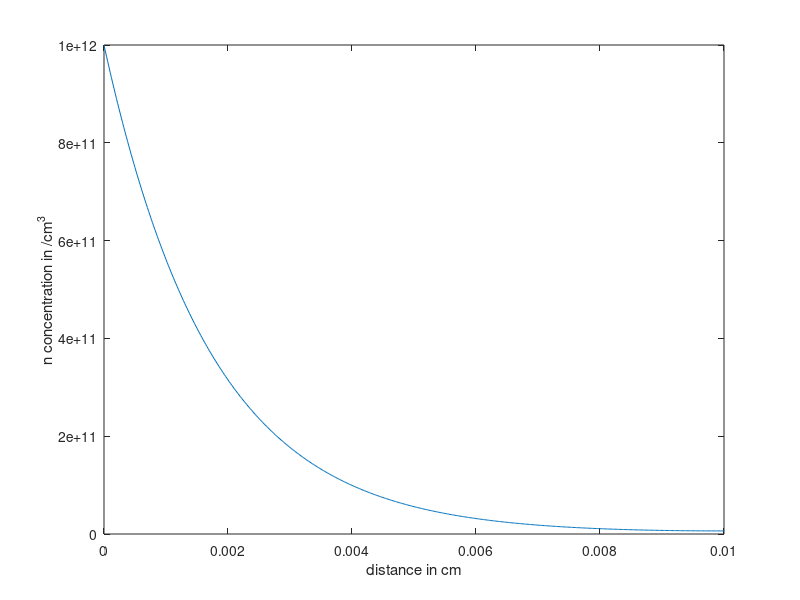

Here is the MATLAB script that generated this plot: (Note: this script raises an error after producing the figure.)

itr = 500;
distance= 100*10^-4;
h = distance/itr;
D = 30;
t = 10^-7;
pt_a = 10^12;
pt_b = 0;
n_old = zeros(itr,1);
n_new = zeros(itr,1);
J = zeros(itr,itr);
B = zeros(itr,1);
del_B = zeros(itr,1);
x = zeros(itr,1);
F = zeros(itr,1);
dum = 0;
n_old(1) = pt_a;
n_new(1) = pt_a;
n_old(itr) = pt_b;
n_new(itr) = pt_b;
k =10
x(1) =  0;
x(itr) = h*itr;
for i = 2:itr-1
    x(i) = (i-1)*h;
    J(i,i-1)= 1;
    J(i,i)  = -1*(2 + h*h/(D*t));
    J(i,i+1)= 1;
end
J(1,1) = 1;
J(itr,itr) = -1*(1-(k*h/D));
%J(itr,itr) = 1;
J(itr,itr-1) = 1;
B(1) = pt_a;
n_old = (J^-1)*B;

n_new =n_old
% figure(1)
% semilogy(x,n_old)
figure(1)
plot(x,n_old)
xlabel('distance in cm')
ylabel('n concentration in /cm^3')
partb = n_old;
syms m


%hold on 
%plot(x1,n(:,49))
A=1.084e+07;
B=9.99e+11;
figure(22)
hold on
ezplot(A*exp(m/(sqrt(D*t))) + B*exp(-1*m/(sqrt(D*t))), [0,distance ])
plot(x,n_old)
title('Analytical and Numerical ')
legend('Analytical', 'Numerical')
xlabel('distance in cm')
ylabel('n concentration in /cm^3')
hold off
%flux
flux = zeros(itr-1)
for i = 2: itr
    flux(i) =-1*D*(n_new(i) - n_new(i-1))/h;
end
figure(3)
plot(x(2:itr),flux(2:itr))
title('Flux')
xlabel('distance in cm')
ylabel('Flux concentration in s^{-1}cm^{-2}')
